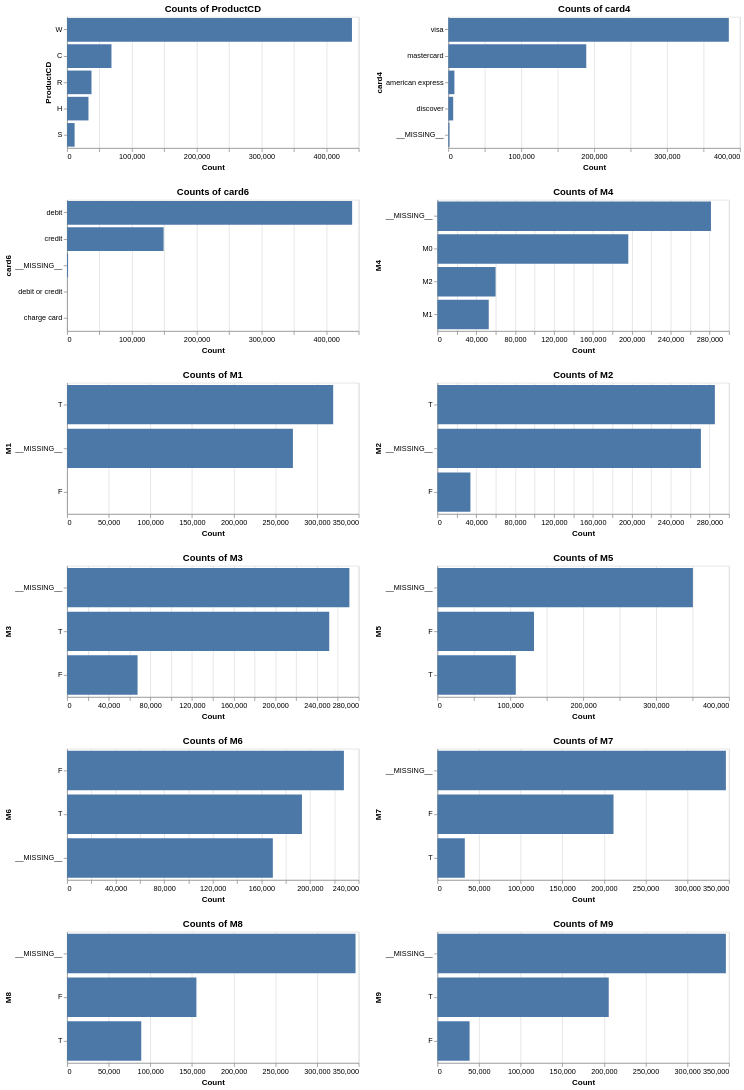

The notebook cell saved with this chart:
### Markdown cell above
Временной анализ признака V258 показывает значительную нестационарность. Функция становится более предсказуемой в более поздние периоды, указывая на эволюцию мошенничества

### Code cell
cat_cols = ['ProductCD', 'card4', 'card6', 'M4', 'M1', 'M2', 'M3', 'M5', 'M6', 'M7', 'M8', 'M9']

charts = []
for col in cat_cols:
    vc = (
        data[col]
        .fillna("__MISSING__")
        .astype(str)
        .value_counts(dropna=False)
        .rename_axis(col)
        .reset_index(name="count")
    )

    chart = (
        alt.Chart(vc)
        .mark_bar()
        .encode(
            y=alt.Y(f"{col}:N", sort='-x', title=col),
            x=alt.X("count:Q", title="Count"),
            tooltip=[alt.Tooltip(f"{col}:N", title=col), alt.Tooltip("count:Q", title="Count")]
        )
        .properties(title=f"Counts of {col}", width=400, height=180)
    )
    charts.append(chart)

grid = alt.vconcat(*[
    alt.hconcat(*charts[i:i+2]) for i in range(0, len(charts), 2)
]).resolve_scale(y='independent')

grid

### Figure 1 — Vega-Lite specification as saved in the notebook (floating-point values rounded to 4 significant figures)
{"config": {"view": {"continuousWidth": 300, "continuousHeight": 300}}, "vconcat": [{"hconcat": [{"data": {"name": "data-87f8a997df317d2d8da911e050640a73"}, "mark": {"type": "bar"}, "encoding": {"tooltip": [{"field": "ProductCD", "title": "ProductCD", "type": "nominal"}, {"field": "count", "title": "Count", "type": "quantitative"}], "x": {"field": "count", "title": "Count", "type": "quantitative"}, "y": {"field": "ProductCD", "sort": "-x", "title": "ProductCD", "type": "nominal"}}, "height": 180, "title": "Counts of ProductCD", "width": 400}, {"data": {"name": "data-5cf3eb31472ebd889aecf9c4a38f99c7"}, "mark": {"type": "bar"}, "encoding": {"tooltip": [{"field": "card4", "title": "card4", "type": "nominal"}, {"field": "count", "title": "Count", "type": "quantitative"}], "x": {"field": "count", "title": "Count", "type": "quantitative"}, "y": {"field": "card4", "sort": "-x", "title": "card4", "type": "nominal"}}, "height": 180, "title": "Counts of card4", "width": 400}]}, {"hconcat": [{"data": {"name": "data-297a2fbfd85889d52acbfb4d69e1ccd0"}, "mark": {"type": "bar"}, "encoding": {"tooltip": [{"field": "card6", "title": "card6", "type": "nominal"}, {"field": "count", "title": "Count", "type": "quantitative"}], "x": {"field": "count", "title": "Count", "type": "quantitative"}, "y": {"field": "card6", "sort": "-x", "title": "card6", "type": "nominal"}}, "height": 180, "title": "Counts of card6", "width": 400}, {"data": {"name": "data-26cb7cbbcb14904d3d54d1c254486417"}, "mark": {"type": "bar"}, "encoding": {"tooltip": [{"field": "M4", "title": "M4", "type": "nominal"}, {"field": "count", "title": "Count", "type": "quantitative"}], "x": {"field": "count", "title": "Count", "type": "quantitative"}, "y": {"field": "M4", "sort": "-x", "title": "M4", "type": "nominal"}}, "height": 180, "title": "Counts of M4", "width": 400}]}, {"hconcat": [{"data": {"name": "data-91ff0dacfda4e3c05bed3bba04c4bdd6"}, "mark": {"type": "bar"}, "encoding": {"tooltip": [{"field": "M1", "title": "M1", "type": "nominal"}, {"field": "count", "title": "Count", "type": "quantitative"}], "x": {"field": "count", "title": "Count", "type": "quantitative"}, "y": {"field": "M1", "sort": "-x", "title": "M1", "type": "nominal"}}, "height": 180, "title": "Counts of M1", "width": 400}, {"data": {"name": "data-0f6357c60a1345fdbf4d2cc58ec8b0fd"}, "mark": {"type": "bar"}, "encoding": {"tooltip": [{"field": "M2", "title": "M2", "type": "nominal"}, {"field": "count", "title": "Count", "type": "quantitative"}], "x": {"field": "count", "title": "Count", "type": "quantitative"}, "y": {"field": "M2", "sort": "-x", "title": "M2", "type": "nominal"}}, "height": 180, "title": "Counts of M2", "width": 400}]}, {"hconcat": [{"data": {"name": "data-1adf7090b519310ee219f1c70229d640"}, "mark": {"type": "bar"}, "encoding": {"tooltip": [{"field": "M3", "title": "M3", "type": "nominal"}, {"field": "count", "title": "Count", "type": "quantitative"}], "x": {"field": "count", "title": "Count", "type": "quantitative"}, "y": {"field": "M3", "sort": "-x", "title": "M3", "type": "nominal"}}, "height": 180, "title": "Counts of M3", "width": 400}, {"data": {"name": "data-35af82afc0ab6011afbf433ea88e8009"}, "mark": {"type": "bar"}, "encoding": {"tooltip": [{"field": "M5", "title": "M5", "type": "nominal"}, {"field": "count", "title": "Count", "type": "quantitative"}], "x": {"field": "count", "title": "Count", "type": "quantitative"}, "y": {"field": "M5", "sort": "-x", "title": "M5", "type": "nominal"}}, "height": 180, "title": "Counts of M5", "width": 400}]}, {"hconcat": [{"data": {"name": "data-6fd3d96a64837d1be1f951e944dcaff4"}, "mark": {"type": "bar"}, "encoding": {"tooltip": [{"field": "M6", "title": "M6", "type": "nominal"}, {"field": "count", "title": "Count", "type": "quantitative"}], "x": {"field": "count", "title": "Count", "type": "quantitative"}, "y": {"field": "M6", "sort": "-x", "title": "M6", "type": "nominal"}}, "height": 180, "title": "Counts of M6", "width": 400}, {"data": {"name": "data-9acf8121610f36346f1d0f59046d2e49"}, "mark": {"type": "bar"}, "encoding": {"tooltip": [{"field": "M7", "title": "M7", "type": "nominal"}, {"field": "count", "title": "Count", "type": "quantitative"}], "x": {"field": "count", "title": "Count", "type": "quantitative"}, "y": {"field": "M7", "sort": "-x", "title": "M7", "type": "nominal"}}, "height": 180, "title": "Counts of M7", "width": 400}]}, {"hconcat": [{"data": {"name": "data-c759f85bd97597a988d4130f1b4c58ab"}, "mark": {"type": "bar"}, "encoding": {"tooltip": [{"field": "M8", "title": "M8", "type": "nominal"}, {"field": "count", "title": "Count", "type": "quantitative"}], "x": {"field": "count", "title": "Count", "type": "quantitative"}, "y": {"field": "M8", "sort": "-x", "title": "M8", "type": "nominal"}}, "height": 180, "title": "Counts of M8", "width": 400}, {"data": {"name": "data-5f9d820d21a399d69651d1bcb594ae82"}, "mark": {"type": "bar"}, "encoding": {"tooltip": [{"field": "M9", "title": "M9", "type": "nominal"}, {"field": "count", "title": "Count", "type": "quantitative"}], "x": {"field": "count", "title": "Count", "type": "quantitative"}, "y": {"field": "M9", "sort": "-x", "title": "M9", "type": "nominal"}}, "height": 180, "title": "Counts of M9", "width": 400}]}], "resolve": {"scale": {"y": "independent"}}, "$schema": "https://vega.github.io/schema/vega-lite/v5.20.1.json", "datasets": {"data-87f8a997df317d2d8da911e050640a73": [{"ProductCD": "W", "count": 439670}, {"ProductCD": "C", "count": 68519}, {"ProductCD": "R", "count": 37699}, {"ProductCD": "H", "count": 33024}, {"ProductCD": "S", "count": 11628}], "data-5cf3eb31472ebd889aecf9c4a38f99c7": [{"card4": "visa", "count": 384767}, {"card4": "mastercard", "count": 189217}, {"card4": "american express", "count": 8328}, {"card4": "discover", "count": 6651}, {"card4": "__MISSING__", "count": 1577}], "data-297a2fbfd85889d52acbfb4d69e1ccd0": [{"card6": "debit", "count": 439938}, {"card6": "credit", "count": 148986}, {"card6": "__MISSING__", "count": 1571}, {"card6": "debit or credit", "count": 30}, {"card6": "charge card", "count": 15}], "data-26cb7cbbcb14904d3d54d1c254486417": [{"M4": "__MISSING__", "count": 281444}, {"M4": "M0", "count": 196405}, {"M4": "M2", "count": 59865}, {"M4": "M1", "count": 52826}], "data-91ff0dacfda4e3c05bed3bba04c4bdd6": [{"M1": "T", "count": 319415}, {"M1": "__MISSING__", "count": 271100}, {"M1": "F", "count": 25}], "data-0f6357c60a1345fdbf4d2cc58ec8b0fd": [{"M2": "T", "count": 285468}, {"M2": "__MISSING__", "count": 271100}, {"M2": "F", "count": 33972}], "data-1adf7090b519310ee219f1c70229d640": [{"M3": "__MISSING__", "count": 271100}, {"M3": "T", "count": 251731}, {"M3": "F", "count": 67709}], "data-35af82afc0ab6011afbf433ea88e8009": [{"M5": "__MISSING__", "count": 350482}, {"M5": "F", "count": 132491}, {"M5": "T", "count": 107567}], "data-6fd3d96a64837d1be1f951e944dcaff4": [{"M6": "F", "count": 227856}, {"M6": "T", "count": 193324}, {"M6": "__MISSING__", "count": 169360}], "data-9acf8121610f36346f1d0f59046d2e49": [{"M7": "__MISSING__", "count": 346265}, {"M7": "F", "count": 211374}, {"M7": "T", "count": 32901}], "data-c759f85bd97597a988d4130f1b4c58ab": [{"M8": "__MISSING__", "count": 346252}, {"M8": "F", "count": 155251}, {"M8": "T", "count": 89037}], "data-5f9d820d21a399d69651d1bcb594ae82": [{"M9": "__MISSING__", "count": 346252}, {"M9": "T", "count": 205656}, {"M9": "F", "count": 38632}]}}
